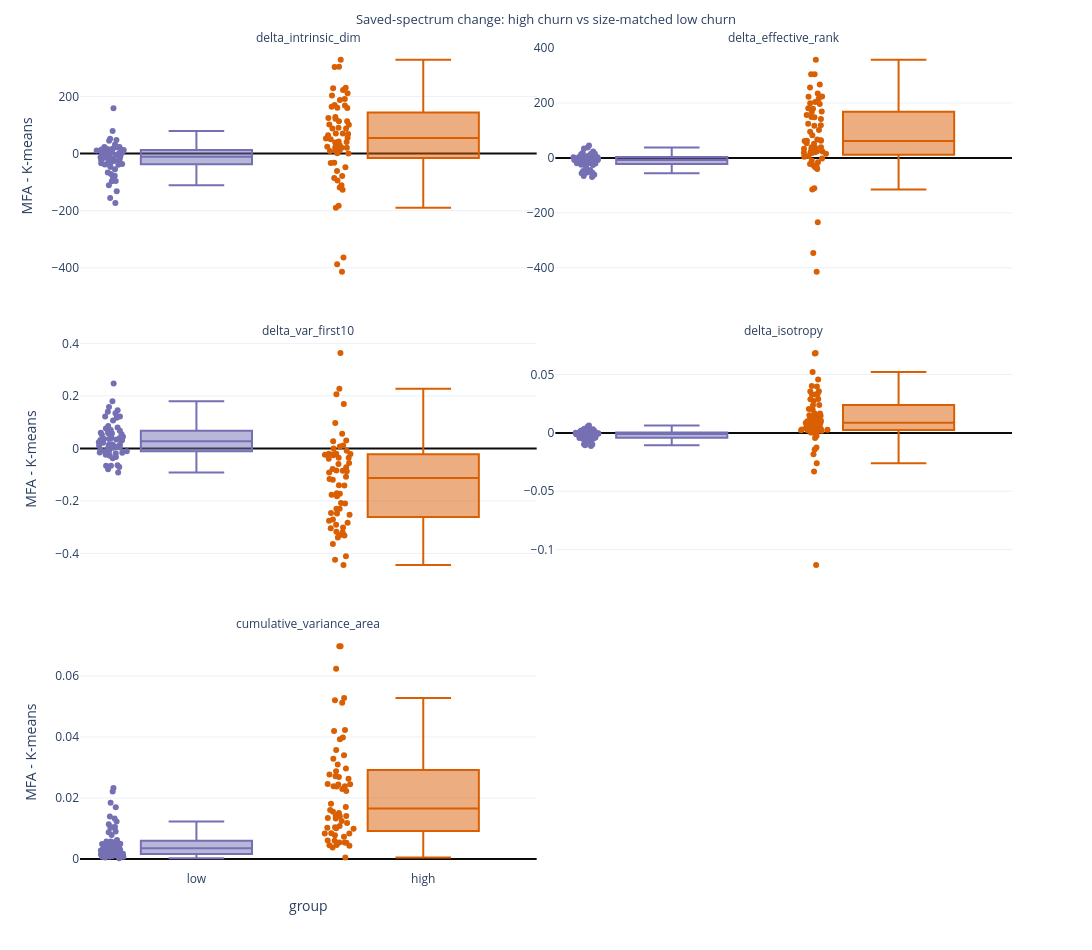

Notebook source saved alongside this figure:
### Code cell
REPORT_COLUMNS = [
    "match_id", "group", "cluster", "rel_churn", "km_size",
    "pca_sample_n",
    "km_intrinsic_dim", "mfa_intrinsic_dim", "delta_intrinsic_dim",
    "km_effective_rank", "mfa_effective_rank", "delta_effective_rank",
    "km_var_first10", "mfa_var_first10", "delta_var_first10",
    "km_isotropy", "mfa_isotropy", "delta_isotropy",
    "cumulative_variance_area",
]
display(Markdown("**Matched clusters and their saved-spectrum changes:**"))
display(matched_spectral[REPORT_COLUMNS].sort_values(["match_id", "group"]))
display(Markdown("**High churn minus size-matched low churn:**"))
display(group_spectral_comparison)

if px is not None:
    plot_data = matched_spectral.melt(
        id_vars=["match_id", "group", "cluster"],
        value_vars=SPECTRAL_CHANGE_METRICS,
        var_name="metric", value_name="MFA - K-means",
    )
    fig = px.box(
        plot_data, x="group", y="MFA - K-means", color="group",
        facet_col="metric", facet_col_wrap=2, points="all",
        color_discrete_map={"high": "#d95f02", "low": "#7570b3"},
        category_orders={"group": ["low", "high"]},
        title="Saved-spectrum change: high churn vs size-matched low churn",
        template=PLOT_TEMPLATE,
    )
    fig.update_yaxes(matches=None, showticklabels=True, zeroline=True, zerolinecolor="#0b0b0b")
    fig.update_layout(height=950, width=1100, showlegend=False)
    fig.for_each_annotation(lambda a: a.update(text=a.text.split("=")[-1]))
    save_fig(fig, "high_vs_low_churn_spectral_change")
    fig.show()

### Figure 1 — Plotly figure (JSON) as saved in the notebook; plotly's stock layout.template omitted (floating-point values rounded to 4 significant figures)
{"data": [{"alignmentgroup": "True", "boxpoints": "all", "hovertemplate": "group=%{x}<br>metric=delta_intrinsic_dim<br>MFA - K-means=%{y}<extra></extra>", "legendgroup": "low", "marker": {"color": "#7570b3"}, "name": "low", "notched": false, "offsetgroup": "low", "orientation": "v", "showlegend": true, "type": "box", "x": ["low", "low", "low", "low", "low", "low", "low", "low", "low", "low", "low", "low", "low", "low", "low", "low", "low", "low", "low", "low", "low", "low", "low", "low", "low", "low", "low", "low", "low", "low", "low", "low", "low", "low", "low", "low", "low", "low", "low", "low", "low", "low", "low", "low", "low", "low", "low", "low", "low", "low", "low", "low", "low", "low", "low", "low", "low", "low", "low", "low"], "x0": " ", "xaxis": "x5", "y": [-97.0, 3.0, -30.0, 23.0, 8.0, -72.0, -18.0, -21.0, -34.0, 14.0, 3.0, -78.0, -26.0, -173.0, -38.0, 6.0, -22.0, -25.0, -10.0, 47.0, -47.0, 32.0, -132.0, -18.0, -156.0, 158.0, -37.0, -5.0, -13.0, 22.0, -10.0, 12.0, -27.0, -38.0, 14.0, 12.0, -8.0, -23.0, -15.0, -66.0, -39.0, -23.0, 18.0, 11.0, -34.0, 5.0, 23.0, 14.0, -96.0, 45.0, -84.0, 52.0, -111.0, -2.0, 1.0, 9.0, -6.0, 17.0, -55.0, 79.0], "y0": " ", "yaxis": "y5"}, {"alignmentgroup": "True", "boxpoints": "all", "hovertemplate": "group=%{x}<br>metric=delta_effective_rank<br>MFA - K-means=%{y}<extra></extra>", "legendgroup": "low", "marker": {"color": "#7570b3"}, "name": "low", "notched": false, "offsetgroup": "low", "orientation": "v", "showlegend": false, "type": "box", "x": ["low", "low", "low", "low", "low", "low", "low", "low", "low", "low", "low", "low", "low", "low", "low", "low", "low", "low", "low", "low", "low", "low", "low", "low", "low", "low", "low", "low", "low", "low", "low", "low", "low", "low", "low", "low", "low", "low", "low", "low", "low", "low", "low", "low", "low", "low", "low", "low", "low", "low", "low", "low", "low", "low", "low", "low", "low", "low", "low", "low"], "x0": " ", "xaxis": "x6", "y": [-69.8, 1.11, -19.79, 15.03, 4.331, -61.7, -18.32, -16.97, -19.4, 1.378, 3.311, -51.69, -53.87, -47.82, -10.93, 3.125, -5.197, -9.667, -7.233, 4.96, -23.13, -2.001, -50.34, -25.2, -65.99, 38.07, -19.68, -18.69, -20.18, 34.05, -4.661, 8.211, -10.57, -26.27, 13.3, -13.36, -2.712, -8.024, -6.485, -20.81, -5.152, -5.957, 4.618, 1.953, -44.1, -7.596, 9.569, -1.068, -49.63, 23.34, -55.83, 18.95, -54.17, -7.257, -1.61, 6.211, -34.03, 14.69, -17.29, 44.86], "y0": " ", "yaxis": "y6"}, {"alignmentgroup": "True", "boxpoints": "all", "hovertemplate": "group=%{x}<br>metric=delta_var_first10<br>MFA - K-means=%{y}<extra></extra>", "legendgroup": "low", "marker": {"color": "#7570b3"}, "name": "low", "notched": false, "offsetgroup": "low", "orientation": "v", "showlegend": false, "type": "box", "x": ["low", "low", "low", "low", "low", "low", "low", "low", "low", "low", "low", "low", "low", "low", "low", "low", "low", "low", "low", "low", "low", "low", "low", "low", "low", "low", "low", "low", "low", "low", "low", "low", "low", "low", "low", "low", "low", "low", "low", "low", "low", "low", "low", "low", "low", "low", "low", "low", "low", "low", "low", "low", "low", "low", "low", "low", "low", "low", "low", "low"], "x0": " ", "xaxis": "x3", "y": [0.1217, -0.01718, 0.1216, -0.064, -0.01049, 0.1058, 0.05325, 0.02337, 0.03348, -0.00721, -0.01109, 0.05757, 0.1575, 0.1799, 0.03218, -0.01574, 0.03124, 0.03699, 0.04466, -0.00702, 0.06726, 0.02104, 0.1337, 0.07032, 0.247, -0.07905, 0.0667, 0.07974, 0.03226, -0.06616, 0.007468, -0.02465, 0.009779, 0.05952, -0.01895, 0.03965, 0.01262, 0.03945, 0.01391, 0.05635, 0.001408, 0.01568, -0.01631, 0.001961, 0.0753, 0.01437, -0.02766, 0.00934, 0.05363, -0.06582, 0.1164, -0.07098, 0.1453, 0.03611, 0.003646, -0.03289, 0.08501, -0.03799, 0.1395, -0.09218], "y0": " ", "yaxis": "y3"}, {"alignmentgroup": "True", "boxpoints": "all", "hovertemplate": "group=%{x}<br>metric=delta_isotropy<br>MFA - K-means=%{y}<extra></extra>", "legendgroup": "low", "marker": {"color": "#7570b3"}, "name": "low", "notched": false, "offsetgroup": "low", "orientation": "v", "showlegend": false, "type": "box", "x": ["low", "low", "low", "low", "low", "low", "low", "low", "low", "low", "low", "low", "low", "low", "low", "low", "low", "low", "low", "low", "low", "low", "low", "low", "low", "low", "low", "low", "low", "low", "low", "low", "low", "low", "low", "low", "low", "low", "low", "low", "low", "low", "low", "low", "low", "low", "low", "low", "low", "low", "low", "low", "low", "low", "low", "low", "low", "low", "low", "low"], "x0": " ", "xaxis": "x4", "y": [-0.01055, 9.914e-05, -0.003247, 0.001806, 0.0005427, -0.01131, -0.003496, -0.005079, -0.004016, -0.0004457, 0.0002322, -0.009915, -0.009647, -0.001822, -0.0005967, 0.000403, -0.0001981, -0.001052, -0.001519, -0.001406, -0.002116, -0.0005392, -0.003664, -0.004718, -0.00447, 0.001907, -0.002025, -0.005324, -0.00343, 0.006269, -0.0007471, 0.001563, -0.001116, -0.004849, 0.002362, -0.002188, -0.0003369, -0.0006713, -0.001069, -0.0008367, 0.00266, 0.0009433, 0.0001543, 0.0004511, -0.00762, -0.00421, 0.0003447, -0.0008746, -0.007874, 0.003551, -0.006972, 0.001755, -0.005624, -0.0004903, -0.0002854, 0.0007857, -0.006225, 0.00316, -0.001733, 0.005583], "y0": " ", "yaxis": "y4"}, {"alignmentgroup": "True", "boxpoints": "all", "hovertemplate": "group=%{x}<br>metric=cumulative_variance_area<br>MFA - K-means=%{y}<extra></extra>", "legendgroup": "low", "marker": {"color": "#7570b3"}, "name": "low", "notched": false, "offsetgroup": "low", "orientation": "v", "showlegend": false, "type": "box", "x": ["low", "low", "low", "low", "low", "low", "low", "low", "low", "low", "low", "low", "low", "low", "low", "low", "low", "low", "low", "low", "low", "low", "low", "low", "low", "low", "low", "low", "low", "low", "low", "low", "low", "low", "low", "low", "low", "low", "low", "low", "low", "low", "low", "low", "low", "low", "low", "low", "low", "low", "low", "low", "low", "low", "low", "low", "low", "low", "low", "low"], "x0": " ", "xaxis": "x", "y": [0.01328, 0.0004995, 0.004951, 0.003268, 0.0009675, 0.01036, 0.003001, 0.002798, 0.00464, 0.001559, 0.0007989, 0.01049, 0.005427, 0.02324, 0.004925, 0.0007086, 0.002303, 0.003572, 0.001244, 0.0057, 0.005473, 0.004762, 0.01696, 0.002577, 0.02209, 0.0184, 0.004759, 0.003581, 0.00238, 0.003072, 0.001206, 0.002796, 0.003436, 0.00493, 0.001559, 0.001385, 0.0009785, 0.00272, 0.001887, 0.007845, 0.004811, 0.0027, 0.003485, 0.00116, 0.005743, 0.000896, 0.003005, 0.001708, 0.01225, 0.006221, 0.01139, 0.008709, 0.01388, 0.0007215, 0.0002275, 0.001194, 0.003534, 0.002736, 0.008968, 0.01019], "y0": " ", "yaxis": "y"}, {"alignmentgroup": "True", "boxpoints": "all", "hovertemplate": "group=%{x}<br>metric=delta_intrinsic_dim<br>MFA - K-means=%{y}<extra></extra>", "legendgroup": "high", "marker": {"color": "#d95f02"}, "name": "high", "notched": false, "offsetgroup": "high", "orientation": "v", "showlegend": true, "type": "box", "x": ["high", "high", "high", "high", "high", "high", "high", "high", "high", "high", "high", "high", "high", "high", "high", "high", "high", "high", "high", "high", "high", "high", "high", "high", "high", "high", "high", "high", "high", "high", "high", "high", "high", "high", "high", "high", "high", "high", "high", "high", "high", "high", "high", "high", "high", "high", "high", "high", "high", "high", "high", "high", "high", "high", "high", "high", "high", "high", "high", "high"], "x0": " ", "xaxis": "x5", "y": [101.0, -414.0, 88.0, 170.0, 1.0, -183.0, 68.0, 10.0, -387.0, 40.0, -33.0, 128.0, 102.0, -119.0, 0.0, 64.0, 55.0, 29.0, -61.0, 191.0, 21.0, 42.0, -111.0, -79.0, 230.0, 50.0, 164.0, -94.0, 9.0, 70.0, -86.0, -364.0, 113.0, 168.0, 20.0, -127.0, 11.0, 187.0, 228.0, 160.0, 88.0, 39.0, 70.0, 122.0, 203.0, 113.0, -190.0, 211.0, 90.0, 124.0, -32.0, 304.0, 303.0, 53.0, 24.0, 222.0, 20.0, 328.0, -48.0, 159.0], "y0": " ", "yaxis": "y5"}, {"alignmentgroup": "True", "boxpoints": "all", "hovertemplate": "group=%{x}<br>metric=delta_effective_rank<br>MFA - K-means=%{y}<extra></extra>", "legendgroup": "high", "marker": {"color": "#d95f02"}, "name": "high", "notched": false, "offsetgroup": "high", "orientation": "v", "showlegend": false, "type": "box", "x": ["high", "high", "high", "high", "high", "high", "high", "high", "high", "high", "high", "high", "high", "high", "high", "high", "high", "high", "high", "high", "high", "high", "high", "high", "high", "high", "high", "high", "high", "high", "high", "high", "high", "high", "high", "high", "high", "high", "high", "high", "high", "high", "high", "high", "high", "high", "high", "high", "high", "high", "high", "high", "high", "high", "high", "high", "high", "high", "high", "high"], "x0": " ", "xaxis": "x6", "y": [61.34, -346.5, 82.76, 101.3, 38.39, -114.8, 20.92, 51.15, -414.9, 3.819, 24.29, 256.6, 37.24, -33.72, 7.153, 33.0, 62.75, 15.47, -22.19, 67.33, 64.29, 23.69, -15.92, -32.29, 62.26, 18.04, 156.0, -9.583, 39.21, 31.4, -110.8, -233.9, 169.0, 304.9, 124.7, -26.11, -2.338, 118.5, 223.1, 147.6, 196.6, 141.8, 95.53, 180.5, 179.0, 167.1, -40.07, 117.4, 234.1, 215.9, 53.22, 222.8, 267.1, 149.3, 18.53, 203.6, 199.0, 357.2, 20.59, 304.9], "y0": " ", "yaxis": "y6"}, {"alignmentgroup": "True", "boxpoints": "all", "hovertemplate": "group=%{x}<br>metric=delta_var_first10<br>MFA - K-means=%{y}<extra></extra>", "legendgroup": "high", "marker": {"color": "#d95f02"}, "name": "high", "notched": false, "offsetgroup": "high", "orientation": "v", "showlegend": false, "type": "box", "x": ["high", "high", "high", "high", "high", "high", "high", "high", "high", "high", "high", "high", "high", "high", "high", "high", "high", "high", "high", "high", "high", "high", "high", "high", "high", "high", "high", "high", "high", "high", "high", "high", "high", "high", "high", "high", "high", "high", "high", "high", "high", "high", "high", "high", "high", "high", "high", "high", "high", "high", "high", "high", "high", "high", "high", "high", "high", "high", "high", "high"], "x0": " ", "xaxis": "x3", "y": [-0.08509, 0.3635, -0.1083, -0.182, -0.1198, 0.2058, -0.02135, -0.03582, 0.1687, 0.007609, -0.09143, -0.2102, -0.07224, 0.02712, -0.008698, -0.05565, -0.1165, -0.0202, 0.05574, -0.1405, -0.171, -0.02438, -0.02255, 0.02975, -0.08442, -0.02587, -0.2298, -0.03926, -0.02051, -0.07864, 0.09682, 0.2269, -0.2532, -0.3316, -0.1729, -0.05925, 0.01117, -0.2484, -0.3192, -0.2458, -0.3643, -0.3311, -0.1414, -0.2296, -0.3399, -0.2705, -0.0002414, -0.2905, -0.3038, -0.2084, -0.177, -0.4242, -0.4444, -0.3011, -0.08733, -0.2836, -0.2757, -0.4106, -0.03581, -0.3178], "y0": " ", "yaxis": "y3"}, {"alignmentgroup": "True", "boxpoints": "all", "hovertemplate": "group=%{x}<br>metric=delta_isotropy<br>MFA - K-means=%{y}<extra></extra>", "legendgroup": "high", "marker": {"color": "#d95f02"}, "name": "high", "notched": false, "offsetgroup": "high", "orientation": "v", "showlegend": false, "type": "box", "x": ["high", "high", "high", "high", "high", "high", "high", "high", "high", "high", "high", "high", "high", "high", "high", "high", "high", "high", "high", "high", "high", "high", "high", "high", "high", "high", "high", "high", "high", "high", "high", "high", "high", "high", "high", "high", "high", "high", "high", "high", "high", "high", "high", "high", "high", "high", "high", "high", "high", "high", "high", "high", "high", "high", "high", "high", "high", "high", "high", "high"], "x0": " ", "xaxis": "x4", "y": [0.0114, -0.02604, 0.01081, 0.008721, 0.006659, -0.01416, 0.002616, -0.01819, -0.1133, 0.0001736, 0.01051, 0.04588, 0.004582, -0.00269, 0.003013, 0.003759, 0.0101, 0.008086, 0.00228, 0.00853, 0.01335, 0.008024, 0.003843, 0.0007586, 0.002753, 0.002172, 0.002952, 0.001793, 0.005637, 0.003914, -0.01257, -0.03313, 0.02397, 0.06811, 0.01479, 0.007439, 0.0002962, 0.0151, 0.01655, 0.02735, 0.02886, 0.03291, 0.01433, 0.03563, 0.02043, 0.03332, 0.001904, 0.0167, 0.0403, 0.03553, 0.01442, 0.01994, 0.02914, 0.03303, 0.004351, 0.0237, 0.03979, 0.05214, -0.004436, 0.06852], "y0": " ", "yaxis": "y4"}, {"alignmentgroup": "True", "boxpoints": "all", "hovertemplate": "group=%{x}<br>metric=cumulative_variance_area<br>MFA - K-means=%{y}<extra></extra>", "legendgroup": "high", "marker": {"color": "#d95f02"}, "name": "high", "notched": false, "offsetgroup": "high", "orientation": "v", "showlegend": false, "type": "box", "x": ["high", "high", "high", "high", "high", "high", "high", "high", "high", "high", "high", "high", "high", "high", "high", "high", "high", "high", "high", "high", "high", "high", "high", "high", "high", "high", "high", "high", "high", "high", "high", "high", "high", "high", "high", "high", "high", "high", "high", "high", "high", "high", "high", "high", "high", "high", "high", "high", "high", "high", "high", "high", "high", "high", "high", "high", "high", "high", "high", "high"], "x0": " ", "xaxis": "x", "y": [0.0134, 0.06982, 0.01411, 0.02382, 0.003777, 0.02453, 0.008376, 0.01509, 0.06975, 0.004604, 0.004309, 0.03574, 0.01243, 0.01407, 0.0004294, 0.008431, 0.009862, 0.004471, 0.008305, 0.02462, 0.005349, 0.005293, 0.01174, 0.01079, 0.0277, 0.005981, 0.034, 0.01019, 0.00775, 0.01002, 0.01809, 0.05127, 0.02384, 0.03983, 0.01603, 0.01701, 0.005361, 0.02634, 0.04231, 0.02689, 0.02293, 0.01326, 0.01396, 0.02713, 0.0329, 0.02231, 0.02374, 0.02963, 0.02877, 0.03098, 0.007301, 0.05209, 0.05278, 0.01549, 0.006022, 0.03925, 0.0244, 0.06239, 0.0104, 0.04194], "y0": " ", "yaxis": "y"}], "layout": {"annotations": [{"font": {}, "showarrow": false, "text": "cumulative_variance_area", "x": 0.245, "xanchor": "center", "xref": "paper", "y": 0.2867, "yanchor": "bottom", "yref": "paper"}, {"font": {}, "showarrow": false, "text": "delta_var_first10", "x": 0.245, "xanchor": "center", "xref": "paper", "y": 0.6433, "yanchor": "bottom", "yref": "paper"}, {"font": {}, "showarrow": false, "text": "delta_isotropy", "x": 0.755, "xanchor": "center", "xref": "paper", "y": 0.6433, "yanchor": "bottom", "yref": "paper"}, {"font": {}, "showarrow": false, "text": "delta_intrinsic_dim", "x": 0.245, "xanchor": "center", "xref": "paper", "y": 1.0, "yanchor": "bottom", "yref": "paper"}, {"font": {}, "showarrow": false, "text": "delta_effective_rank", "x": 0.755, "xanchor": "center", "xref": "paper", "y": 1.0, "yanchor": "bottom", "yref": "paper"}], "boxmode": "overlay", "height": 950, "legend": {"title": {"text": "group"}, "tracegroupgap": 0}, "margin": {"t": 48}, "showlegend": false, "title": {"font": {"size": 13}, "text": "Saved-spectrum change: high churn vs size-matched low churn", "x": 0.5}, "width": 1100, "xaxis": {"anchor": "y", "categoryarray": ["low", "high"], "categoryorder": "array", "domain": [0, 0.49], "title": {"text": "group"}}, "xaxis2": {"anchor": "y2", "categoryarray": ["low", "high"], "categoryorder": "array", "domain": [0.51, 1], "matches": "x", "title": {"text": "group"}}, "xaxis3": {"anchor": "y3", "domain": [0, 0.49], "matches": "x", "showticklabels": false}, "xaxis4": {"anchor": "y4", "domain": [0.51, 1], "matches": "x", "showticklabels": false}, "xaxis5": {"anchor": "y5", "domain": [0, 0.49], "matches": "x", "showticklabels": false}, "xaxis6": {"anchor": "y6", "domain": [0.51, 1], "matches": "x", "showticklabels": false}, "yaxis": {"anchor": "x", "domain": [0, 0.2867], "showticklabels": true, "title": {"text": "MFA - K-means"}, "zeroline": true, "zerolinecolor": "#0b0b0b"}, "yaxis2": {"anchor": "x2", "domain": [0, 0.2867], "showticklabels": true, "zeroline": true, "zerolinecolor": "#0b0b0b"}, "yaxis3": {"anchor": "x3", "domain": [0.3567, 0.6433], "showticklabels": true, "title": {"text": "MFA - K-means"}, "zeroline": true, "zerolinecolor": "#0b0b0b"}, "yaxis4": {"anchor": "x4", "domain": [0.3567, 0.6433], "showticklabels": true, "zeroline": true, "zerolinecolor": "#0b0b0b"}, "yaxis5": {"anchor": "x5", "domain": [0.7133, 1.0], "showticklabels": true, "title": {"text": "MFA - K-means"}, "zeroline": true, "zerolinecolor": "#0b0b0b"}, "yaxis6": {"anchor": "x6", "domain": [0.7133, 1.0], "showticklabels": true, "zeroline": true, "zerolinecolor": "#0b0b0b"}}}
